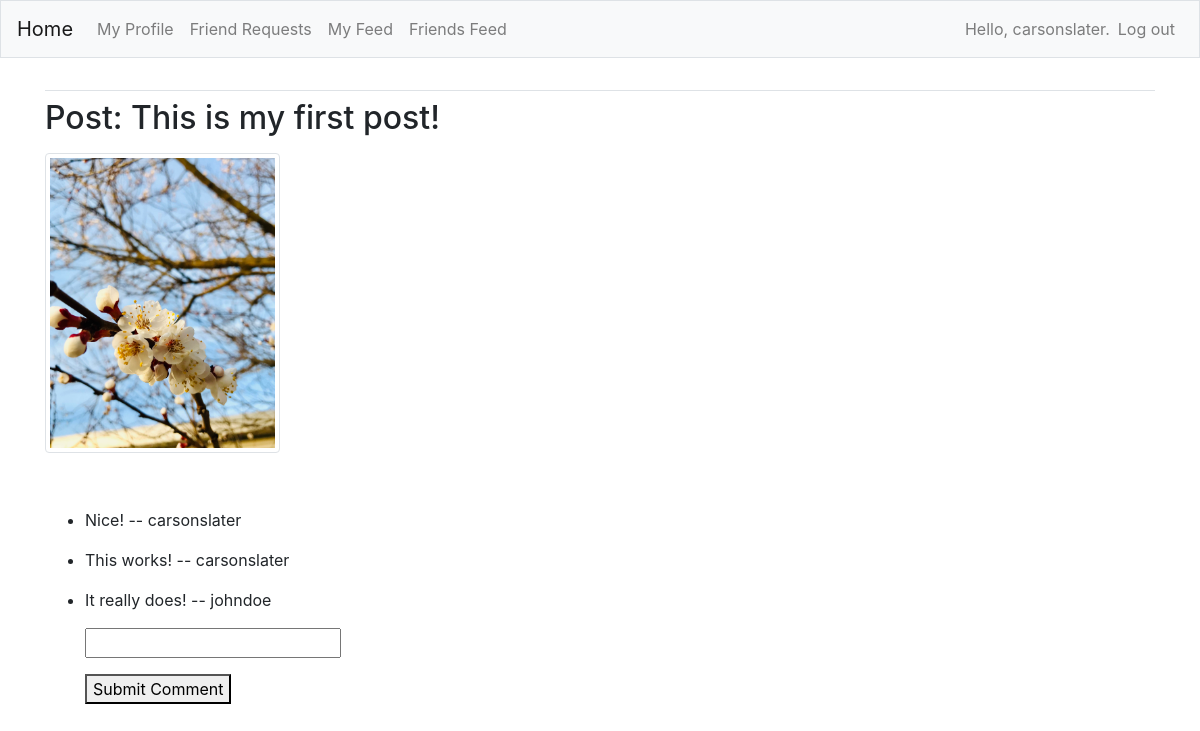
Page /comments/1/ (signed in) on the committed database.
### FeedApp/models.py (models this page shows, shortened)
class Post(models.Model):
    description = models.CharField(max_length=255, blank=True)
    username = models.ForeignKey(User, on_delete=models.CASCADE)
    image = models.ImageField(upload_to="images", blank=True)
    date_posted = models.DateTimeField(auto_now_add=True)

class Comment(models.Model):
    post = models.ForeignKey(Post, on_delete=models.CASCADE)
    username = models.ForeignKey(User, related_name="details", on_delete=models.CASCADE)
    text = models.CharField(max_length=200)
    date_added = models.DateTimeField(auto_now_add=True, blank=True)

### FeedApp/views.py (the view)
# urls.py: path('comments/<int:post_id>/', views.comments, name='comments'),
@login_required
def comments(request, post_id):
    post = Post.objects.get(id=post_id)
    if request.method == 'POST' and request.POST.get('btn1'):
        comment = request.POST.get("comment")
        Comment.objects.create(post_id=post_id, username=request.user, text=comment, date_added=date.today())
        return redirect('FeedApp:comments', post_id=post_id)  # Redirect to refresh the page.
    comments = Comment.objects.filter(post=post_id)
    context = {'post': post, 'comments': comments}
    return render(request, 'FeedApp/comments.html', context)

### FeedApp/templates/FeedApp/comments.html (shortened to what this page needs)
{% extends "FeedApp/base.html" %}
{% load bootstrap4 %}
{% block content %}
<h2>
    <p>Post: {{ post.description }}</p>
</h2>
<h2>
    <p><img src="{{ post.image.url }}" class="img-thumbnail" style="max-height: 300px;" alt="No image"><br><br></p>
</h2>
<ul>
    <form method="POST">
        {% for c in comments %}
        <li>
            <p>{{ c.text }} -- {{ c.username }}</p>
        </li>
        {% empty %}
        <li>There are no comments for this post.</li>
        {% endfor %}
        <p><input type="text" name="comment"></p>
        <p><button type="submit" name="btn1" value=1>Submit Comment</button></p>
    </form>
</ul>
{% endblock content %}

### FeedApp/templates/FeedApp/base.html (shortened to what this page needs)
{% load bootstrap4 %}
<!doctype html>
<html lang="en">
<head>
    {% bootstrap_css %}
</head>
<body>
    <nav class="navbar navbar-expand-md navbar-light bg-light mb-4 border">
        <a class="navbar-brand" href="{% url 'FeedApp:index'%}">
            Home</a>
        <div class="collapse navbar-collapse" id="navbarCollapse">
            <ul class="navbar-nav mr-auto">
                <li class="nav-item">
                    <a class="nav-link" href="{% url 'FeedApp:profile' %}">My Profile</a>
                </li>
                <li class="nav-item">
                    <a class="nav-link" href="{% url 'FeedApp:friends' %}">Friend Requests</a>
                </li>
                <li class="nav-item">
                    <a class="nav-link" href="{% url 'FeedApp:myfeed' %}">My Feed</a>
                </li>
                <li class="nav-item">
                    <a class="nav-link" href="{% url 'FeedApp:friendsfeed' %}">Friends Feed</a>
                </li>
            </ul>
            <ul class="navbar-nav ml-auto">
                {% if user.is_authenticated %}
                <li class="nav-item">
                    <span class="navbar-text">Hello, {{ user.username }}.</span>
                </li>
                <li class="nav-item">
                    <form method="post" action="{% url 'users:logout' %}" style="display: inline;">
                        <button type="submit" class="nav-link"
                            style="background: none; border: none; cursor: pointer;">Log out</button>
                    </form>
                </li>
                {% endif %}
            </ul>
        </div>
    </nav>
    <main role="main" class="container">
        <div class="pb-2 mb-2 border-bottom">
        </div>
        <div>
            {% block content %}{% endblock content %}
        </div>
    </main>
</body>
</html>

### rows in the picture
Post: description "This is my first post!", image (picture)
Comment: text "Nice!", username "carsonslater"
Comment: text "This works!", username "carsonslater"
Comment: text "It really does!", username "johndoe"

### other values in the picture
{{ user.username }} "carsonslater"
